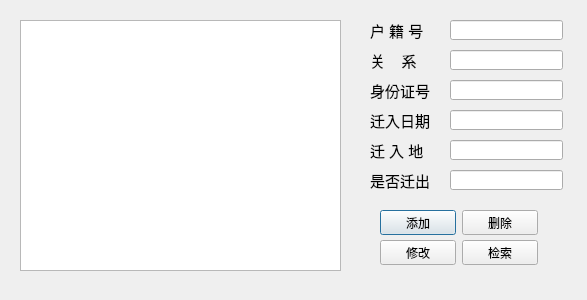
<?xml version="1.0" encoding="UTF-8"?>
<ui version="4.0">
 <class>RINctrl</class>
 <widget class="QDialog" name="RINctrl">
  <property name="geometry">
   <rect>
    <x>0</x>
    <y>0</y>
    <width>587</width>
    <height>300</height>
   </rect>
  </property>
  <property name="windowTitle">
   <string>Dialog</string>
  </property>
  <widget class="QLineEdit" name="wherein">
   <property name="geometry">
    <rect>
     <x>450</x>
     <y>140</y>
     <width>113</width>
     <height>20</height>
    </rect>
   </property>
  </widget>
  <widget class="QLabel" name="label_6">
   <property name="geometry">
    <rect>
     <x>370</x>
     <y>110</y>
     <width>71</width>
     <height>21</height>
    </rect>
   </property>
   <property name="font">
    <font>
     <pointsize>11</pointsize>
    </font>
   </property>
   <property name="text">
    <string>迁入日期</string>
   </property>
  </widget>
  <widget class="QLineEdit" name="relation">
   <property name="geometry">
    <rect>
     <x>450</x>
     <y>50</y>
     <width>113</width>
     <height>20</height>
    </rect>
   </property>
  </widget>
  <widget class="QLabel" name="label">
   <property name="geometry">
    <rect>
     <x>370</x>
     <y>50</y>
     <width>81</width>
     <height>21</height>
    </rect>
   </property>
   <property name="font">
    <font>
     <pointsize>11</pointsize>
    </font>
   </property>
   <property name="text">
    <string>关    系</string>
   </property>
  </widget>
  <widget class="QLineEdit" name="indate">
   <property name="geometry">
    <rect>
     <x>450</x>
     <y>110</y>
     <width>113</width>
     <height>20</height>
    </rect>
   </property>
  </widget>
  <widget class="QLabel" name="label_7">
   <property name="geometry">
    <rect>
     <x>370</x>
     <y>140</y>
     <width>71</width>
     <height>21</height>
    </rect>
   </property>
   <property name="font">
    <font>
     <pointsize>11</pointsize>
    </font>
   </property>
   <property name="text">
    <string>迁 入 地</string>
   </property>
  </widget>
  <widget class="QLabel" name="label_3">
   <property name="geometry">
    <rect>
     <x>370</x>
     <y>80</y>
     <width>61</width>
     <height>21</height>
    </rect>
   </property>
   <property name="font">
    <font>
     <pointsize>11</pointsize>
    </font>
   </property>
   <property name="text">
    <string>身份证号</string>
   </property>
  </widget>
  <widget class="QLineEdit" name="id">
   <property name="geometry">
    <rect>
     <x>450</x>
     <y>80</y>
     <width>113</width>
     <height>20</height>
    </rect>
   </property>
  </widget>
  <widget class="QLabel" name="label_8">
   <property name="geometry">
    <rect>
     <x>370</x>
     <y>20</y>
     <width>71</width>
     <height>21</height>
    </rect>
   </property>
   <property name="font">
    <font>
     <pointsize>11</pointsize>
    </font>
   </property>
   <property name="text">
    <string>户 籍 号</string>
   </property>
  </widget>
  <widget class="QTableView" name="tableView">
   <property name="geometry">
    <rect>
     <x>20</x>
     <y>20</y>
     <width>321</width>
     <height>251</height>
    </rect>
   </property>
  </widget>
  <widget class="QLineEdit" name="number">
   <property name="geometry">
    <rect>
     <x>450</x>
     <y>20</y>
     <width>113</width>
     <height>20</height>
    </rect>
   </property>
  </widget>
  <widget class="QLabel" name="label_2">
   <property name="geometry">
    <rect>
     <x>370</x>
     <y>170</y>
     <width>71</width>
     <height>21</height>
    </rect>
   </property>
   <property name="font">
    <font>
     <pointsize>11</pointsize>
    </font>
   </property>
   <property name="text">
    <string>是否迁出</string>
   </property>
  </widget>
  <widget class="QLineEdit" name="boolout">
   <property name="geometry">
    <rect>
     <x>450</x>
     <y>170</y>
     <width>113</width>
     <height>20</height>
    </rect>
   </property>
  </widget>
  <widget class="QWidget" name="">
   <property name="geometry">
    <rect>
     <x>380</x>
     <y>210</y>
     <width>158</width>
     <height>25</height>
    </rect>
   </property>
   <layout class="QHBoxLayout" name="horizontalLayout_2">
    <item>
     <widget class="QPushButton" name="add">
      <property name="text">
       <string>添加</string>
      </property>
     </widget>
    </item>
    <item>
     <widget class="QPushButton" name="delete_2">
      <property name="text">
       <string>删除</string>
      </property>
     </widget>
    </item>
   </layout>
  </widget>
  <widget class="QWidget" name="">
   <property name="geometry">
    <rect>
     <x>380</x>
     <y>240</y>
     <width>158</width>
     <height>25</height>
    </rect>
   </property>
   <layout class="QHBoxLayout" name="horizontalLayout">
    <item>
     <widget class="QPushButton" name="change">
      <property name="text">
       <string>修改</string>
      </property>
     </widget>
    </item>
    <item>
     <widget class="QPushButton" name="search">
      <property name="text">
       <string>检索</string>
      </property>
     </widget>
    </item>
   </layout>
  </widget>
 </widget>
 <resources/>
 <connections/>
</ui>
